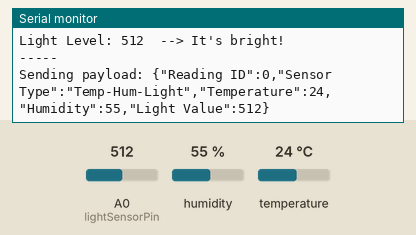
Recording of a sketch running on a simulated ESP8266 (NodeMCU). Shown: the last lines printed to the serial monitor. Inputs (shaded band) come from the test bench; at power-on: humidity 55 %, A0 (lightSensorPin) = 512, temperature 24 °C. WiFi joins after 1.5 s; servers stay silent unless stated; network time is answered at once with the bench clock; the local clock reads 2024-03-15 10:24:30 at power-on unless the sketch sets it; no MQTT or app messages arrive unless stated.

Above: at 3.3 s.
3.4 s: humidity set to 88 %
At 8.6 s:
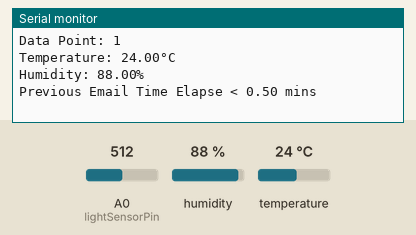
15.5 s: A0 (lightSensorPin) set to 240
At 22.0 s:
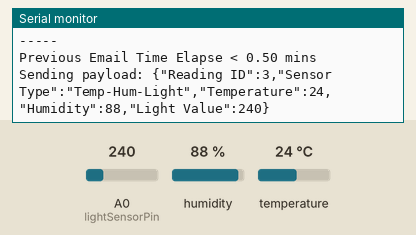
27.6 s: temperature set to 12 °C
At 32.6 s:
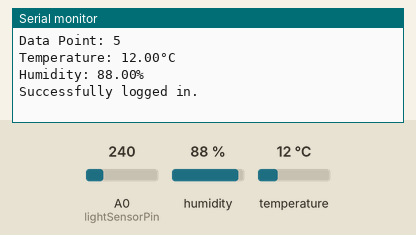
34.2 s: A0 (lightSensorPin) set to 260
At 40.5 s:
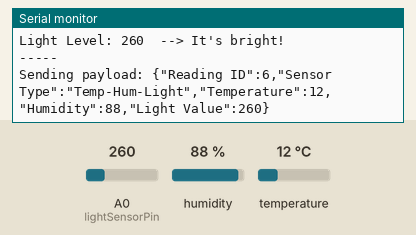
40.8 s: humidity set to 22 %
At 45.1 s:
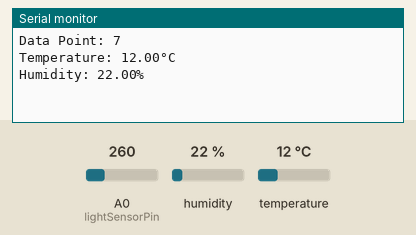
Timing chart, 0 to 46.6 s (numbered marks = the images above; inputs shaded):
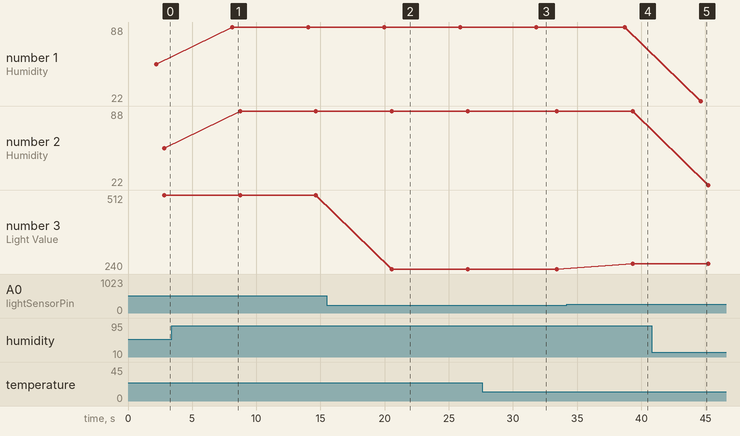

Measured:
- after the input at 3.4 s, the serial monitor: prints a new line after 4.7 s (image 1)
- after the input at 15.5 s, the serial monitor: prints a new line after 5.1 s (image 2)
- after the input at 27.6 s, the serial monitor: prints a new line after 4.2 s (image 3)
- after the input at 34.2 s, the serial monitor: prints a new line after 5.1 s (image 4)
- after the input at 40.8 s, the serial monitor: prints a new line after 3.8 s (image 5)
- plotted number 1: 55 → 88 after the input at 3.4 s, 88 → 22 after the input at 40.8 s
- plotted number 2: 55 → 88 after the input at 3.4 s, 88 → 22 after the input at 40.8 s
- plotted number 3: 512 → 240 after the input at 15.5 s, 240 → 260 after the input at 34.2 s

The sketch:

EE4002D_DHT11_LightSensor_thingsboard_SMTP_GitOTA.ino
```cpp
#include <Adafruit_Sensor.h>
#include <DHT.h>
#include <DHT_U.h>

// Email & Time Libs
#include <ESP8266WiFi.h>
#include <ESP_Mail_Client.h>
#include <ArduinoJson.h>
#include <WiFiUdp.h>
#include <NTPClient.h>

// thingsboard MQTT
#include <PubSubClient.h>

// Github OTA
#include <ESP8266HTTPClient.h>
#include <ESP8266httpUpdate.h>
#include <WiFiClientSecure.h>
#include <CertStoreBearSSL.h>

// OTA versioning
const String FirmwareVer={"1.0"};   // Update here & bin_version.txt accordingly
#define URL_fw_Version "https://raw.githubusercontent.com/programmer131/ESP8266_ESP32_SelfUpdate/master/esp32_ota/bin_version.txt"
#define URL_fw_Bin "https://raw.githubusercontent.com/programmer131/ESP8266_ESP32_SelfUpdate/master/esp32_ota/fw.bin"
const char* host = "raw.githubusercontent.com";
const int httpsPort = 443;

// DigiCert High Assurance EV Root CA
// Take from https://www.digicert.com/kb/digicert-root-certificates.htm
const char trustRoot[] PROGMEM = R"EOF(
-----BEGIN CERTIFICATE-----
MIIDxTCCAq2gAwIBAgIQAqxcJmoLQJuPC3nyrkYldzANBgkqhkiG9w0BAQUFADBs
MQswCQYDVQQGEwJVUzEVMBMGA1UEChMMRGlnaUNlcnQgSW5jMRkwFwYDVQQLExB3
d3cuZGlnaWNlcnQuY29tMSswKQYDVQQDEyJEaWdpQ2VydCBIaWdoIEFzc3VyYW5j
ZSBFViBSb290IENBMB4XDTA2MTExMDAwMDAwMFoXDTMxMTExMDAwMDAwMFowbDEL
MAkGA1UEBhMCVVMxFTATBgNVBAoTDERpZ2lDZXJ0IEluYzEZMBcGA1UECxMQd3d3
LmRpZ2ljZXJ0LmNvbTErMCkGA1UEAxMiRGlnaUNlcnQgSGlnaCBBc3N1cmFuY2Ug
RVYgUm9vdCBDQTCCASIwDQYJKoZIhvcNAQEBBQADggEPADCCAQoCggEBAMbM5XPm
+9S75S0tMqbf5YE/yc0lSbZxKsPVlDRnogocsF9ppkCxxLeyj9CYpKlBWTrT3JTW
PNt0OKRKzE0lgvdKpVMSOO7zSW1xkX5jtqumX8OkhPhPYlG++MXs2ziS4wblCJEM
xChBVfvLWokVfnHoNb9Ncgk9vjo4UFt3MRuNs8ckRZqnrG0AFFoEt7oT61EKmEFB
Ik5lYYeBQVCmeVyJ3hlKV9Uu5l0cUyx+mM0aBhakaHPQNAQTXKFx01p8VdteZOE3
hzBWBOURtCmAEvF5OYiiAhF8J2a3iLd48soKqDirCmTCv2ZdlYTBoSUeh10aUAsg
EsxBu24LUTi4S8sCAwEAAaNjMGEwDgYDVR0PAQH/BAQDAgGGMA8GA1UdEwEB/wQF
MAMBAf8wHQYDVR0OBBYEFLE+w2kD+L9HAdSYJhoIAu9jZCvDMB8GA1UdIwQYMBaA
FLE+w2kD+L9HAdSYJhoIAu9jZCvDMA0GCSqGSIb3DQEBBQUAA4IBAQAcGgaX3Nec
nzyIZgYIVyHbIUf4KmeqvxgydkAQV8GK83rZEWWONfqe/EW1ntlMMUu4kehDLI6z
eM7b41N5cdblIZQB2lWHmiRk9opmzN6cN82oNLFpmyPInngiK3BD41VHMWEZ71jF
hS9OMPagMRYjyOfiZRYzy78aG6A9+MpeizGLYAiJLQwGXFK3xPkKmNEVX58Svnw2
Yzi9RKR/5CYrCsSXaQ3pjOLAEFe4yHYSkVXySGnYvCoCWw9E1CAx2/S6cCZdkGCe
vEsXCS+0yx5DaMkHJ8HSXPfqIbloEpw8nL+e/IBcm2PN7EeqJSdnoDfzAIJ9VNep
+OkuE6N36B9K
-----END CERTIFICATE-----
)EOF";
X509List cert(trustRoot);

// DHT Pin settings
// ESP8266 note: use pins 3, 4, 5, 12, 13 or 14
#define DHTPIN 5     // Digital GPIO pin connected to the DHT sensor
#define DHTTYPE    DHT11     // DHT 11

DHT_Unified dht(DHTPIN, DHTTYPE);

// Light Sensor (Photoresistor) Pin settings
const int lightSensorPin = A0;

const int short_delay = 300; // Use const for constants
const int long_delay = 5000; // Use const for constants
unsigned long previousMillis = 0; // Stores the last time the function was executed
const long interval = 30000; // 5 minutes in milliseconds (5 * 60 * 1000) = 300000

unsigned int readingId = 0;   // Data Msg Counter

// Temp/Hum/Light global variables
float temp = 0.0;
float hum = 0.0;
int light = 0;
const float tempThresh = 35.00;
const float humThresh = 85.00;
const int lightThresh = 250;
bool temp_flag = false;
bool hum_flag = false;

// ThingsBoard MQTT credentials
const char* mqtt_server = "mqtt.thingsboard.cloud";
const char* access_token = "kkt76ry15dl4cbf0edtf";
const char* telemetry_topic = "v1/devices/me/telemetry";
const char* attributes_topic = "v1/devices/me/attributes";
const char* clientId = "f5fec8a0-ed40-11ef-84d4-27bdd494c932";

// ----------------------------------------------------------------------------
#define WIFI_SSID "Here"     // CHANGE IT
#define WIFI_PASSWORD "passwordishere?"  // CHANGE IT

// the sender email credentials
#define SENDER_EMAIL "stockalertim@gmail.com" // CHANGE IT
#define SENDER_PASSWORD "qipe knqm hjzr azvh"  // CHANGE IT to your Google App password

// #define RECIPIENT_EMAIL "e0725941@u.nus.edu" // CHANGE IT
#define RECIPIENT_EMAIL "stockalertim@gmail.com" // CHANGE IT

#define SMTP_HOST "smtp.gmail.com"
#define SMTP_PORT 587

// Replace with time zone offset in seconds
const long utcOffsetInSeconds = 8 * 3600;  // Example: UTC +3 hours

// Email & Time Instance
SMTPSession smtp;
WiFiUDP ntpUDP;
NTPClient timeClient(ntpUDP, "pool.ntp.org", utcOffsetInSeconds);

// MQTT Client Instance
WiFiClient espClient;   // For secure WiFi SSL/TLS connection
WiFiClientSecure secureClient;
PubSubClient client(espClient);


// ----------------------------------------------------------------------------
void initWiFi() {
  WiFi.begin(WIFI_SSID, WIFI_PASSWORD);

  Serial.print("Connecting to Wi-Fi");

  while (WiFi.status() != WL_CONNECTED) {
    Serial.print(".");
    delay(300);
  }
  Serial.println("\n~~~~~WiFi Connected~~~~~");
  Serial.print("Connected with IP: ");
  Serial.println(WiFi.localIP());
}


// ----------------------------------------------------------------------------
// MQTT Connection, Send, Reconnection
void initMQTT() {
    if (!client.connected()) {
      reconnectMQTT();
    }
    client.loop();
}

void reconnectMQTT() {
    while (!client.connected()) {
        Serial.print("Connecting to ThingsBoard... ");
        if (client.connect(clientId, access_token, NULL)) {
            Serial.println("Connected!");
            client.subscribe("v1/devices/me/rpc/request/+");
        } else {
            Serial.print("Failed, rc=");
            Serial.print(client.state());
            Serial.println(" Trying again in 5 seconds...");
            delay(5000);
        }
    }
}

void sendTelemetry(float temp, float hum, float light) {
  // JSON document to hold the data
  DynamicJsonDocument doc(1024);
  doc["Reading ID"] = readingId;
  doc["Sensor Type"] = "Temp-Hum-Light";
  doc["Temperature"] = temp;
  doc["Humidity"] = hum;
  doc["Light Value"] = light;

  // Send JSON data to ThingsBoard
  String payload;
  serializeJson(doc, payload);
  // String payload = "{\"Temperature\": " + String(temp) + ", \"Humidity\": " + String(hum) + ", \"Light Value\": " + String(light) + "}";
  Serial.print("Sending payload: ");
  Serial.println(payload);

  client.publish(telemetry_topic, payload.c_str());

  delay(short_delay);
}

// Don't need for this, as no callback is required in this
// void on_message(char* topic, byte* payload, unsigned int length) {
//     Serial.print("Message arrived on topic: ");
//     Serial.println(topic);
// }


// ----------------------------------------------------------------------------
// Init SMTP Callback
void gmail_send(String subject, String textMsg) {
  // set the network reconnection option
  MailClient.networkReconnect(true);

  smtp.debug(1);

  smtp.callback(smtpCallback);
  Session_Config config;

  // set the session config
  config.server.host_name = SMTP_HOST;
  config.server.port = SMTP_PORT;
  config.login.email = SENDER_EMAIL;
  config.login.password = SENDER_PASSWORD;
  config.login.user_domain = F("127.0.0.1");
  config.time.ntp_server = F("pool.ntp.org,time.nist.gov");
  config.time.gmt_offset = 3;
  config.time.day_light_offset = 0;

  // declare the message class
  SMTP_Message message;

  // set the message headers
  message.sender.name = F("ESP8266");
  message.sender.email = SENDER_EMAIL;
  message.subject = subject;
  message.addRecipient(F("To Whom It May Concern"), RECIPIENT_EMAIL);

  message.text.content = textMsg;
  message.text.transfer_encoding = "base64";
  message.text.charSet = F("utf-8");
  message.priority = esp_mail_smtp_priority::esp_mail_smtp_priority_low;

  // set the custom message header
  message.addHeader(F("Message-ID: <abcde.fghij@gmail.com>"));

  // connect to the server
  if (!smtp.connect(&config, &secureClient)) {  // Pass wifiClient here
    Serial.printf("Connection error, Status Code: %d, Error Code: %d, Reason: %s\n", smtp.statusCode(), smtp.errorCode(), smtp.errorReason().c_str());
    return;
  }

  if (!smtp.isLoggedIn()) {
    Serial.println("Not yet logged in.");
  } else {
    if (smtp.isAuthenticated())
      Serial.println("Successfully logged in.");
    else
      Serial.println("Connected with no Auth.");
  }

  // start sending Email and close the session
  if (!MailClient.sendMail(&smtp, &message))
    Serial.printf("Error, Status Code: %d, Error Code: %d, Reason: %s\n", smtp.statusCode(), smtp.errorCode(), smtp.errorReason().c_str());
}

// callback function to get the Email sending status
void smtpCallback(SMTP_Status status) {
  // Serial.println(status.info());

  // print the sending result
  if (status.success()) {
    Serial.println("----------------");
    Serial.printf("Email sent success: %d\n", status.completedCount());
    Serial.printf("Email sent failed: %d\n", status.failedCount());
    Serial.println();

    for (size_t i = 0; i < smtp.sendingResult.size(); i++) {
      SMTP_Result result = smtp.sendingResult.getItem(i);   // get the result item

      Serial.printf("Status: %s\n", result.completed ? "success" : "failed");
      // Serial.printf("Date/Time: %s\n", MailClient.Time.getDateTimeString(result.timestamp, "%B %d, %Y %H:%M:%S").c_str());   //5 Hour lag
      Serial.printf("Recipient: %s\n", result.recipients.c_str());
      Serial.printf("Subject: %s\n", result.subject.c_str());
    }
    Serial.println("----------------\n");

    // free the memory
    smtp.sendingResult.clear();
  }
}


// ----------------------------------------------------------------------------
// Initialise Sensor
void initSensor() {
  pinMode(lightSensorPin, INPUT);
  dht.begin();

  // Print temperature sensor details.
  sensor_t sensor;

  dht.temperature().getSensor(&sensor);
  Serial.println(F("------------------------------------"));
  Serial.println(F("Temperature Sensor"));
  Serial.print  (F("Sensor Type: ")); Serial.println(sensor.name);
  Serial.print  (F("Driver Ver:  ")); Serial.println(sensor.version);
  Serial.print  (F("Unique ID:   ")); Serial.println(sensor.sensor_id);
  Serial.print  (F("Max Value:   ")); Serial.print(sensor.max_value); Serial.println(F("°C"));
  Serial.print  (F("Min Value:   ")); Serial.print(sensor.min_value); Serial.println(F("°C"));
  Serial.print  (F("Resolution:  ")); Serial.print(sensor.resolution); Serial.println(F("°C"));
  Serial.println(F("------------------------------------"));
  delay(short_delay);

  // Print humidity sensor details.
  dht.humidity().getSensor(&sensor);
  Serial.println(F("Humidity Sensor"));
  Serial.print  (F("Sensor Type: ")); Serial.println(sensor.name);
  Serial.print  (F("Driver Ver:  ")); Serial.println(sensor.version);
  Serial.print  (F("Unique ID:   ")); Serial.println(sensor.sensor_id);
  Serial.print  (F("Max Value:   ")); Serial.print(sensor.max_value); Serial.println(F("%"));
  Serial.print  (F("Min Value:   ")); Serial.print(sensor.min_value); Serial.println(F("%"));
  Serial.print  (F("Resolution:  ")); Serial.print(sensor.resolution); Serial.println(F("%"));
  Serial.println(F("------------------------------------"));
  delay(short_delay);
}


// ----------------------------------------------------------------------------
// Sensor Readings
sensors_event_t tempEvent, humEvent; // Declare tempEvent and humEvent globally

void DHTSensorRead() {
  unsigned long currentMillis = millis();

  dht.temperature().getEvent(&tempEvent);
  dht.humidity().getEvent(&humEvent);

  if (isnan(tempEvent.temperature)) {
      Serial.println(F("Error reading temperature!"));
  } else {
    temp_flag = true;
    temp = tempEvent.temperature;  // Store the value in global variable
  }

  if (isnan(humEvent.relative_humidity)) {
      Serial.println(F("Error reading humidity!"));
  } else {
    hum_flag = true;
    hum = humEvent.relative_humidity;  // Store the value in global variable
  }

  // For Debugging Purposes
  if (temp_flag && hum_flag) {
    Serial.print("Data Point: ");
    Serial.println(readingId);
    Serial.print(F("Temperature: "));
    Serial.print(temp);
    Serial.println(F("°C"));
    Serial.print(F("Humidity: "));
    Serial.print(hum);
    Serial.println(F("%"));
  }

  // Email Data Send
  if (temp >= tempThresh || hum >= humThresh) {
    String subject = "Email Notification from Temp/Hum Sensor - ESP8266";
    String textMsg = "This is an email sent from ESP8266.\n";
    if (temp >= tempThresh && hum < humThresh) {
      textMsg += "The TEMPERATURE exceeded threshold: " + String(tempThresh) + "°C\n";
      textMsg += "Current temperature: " + String(temp) + "°C\n";
    }
    if (temp < tempThresh && hum >= humThresh) {
      textMsg += "The HUMIDITY exceeded threshold: " + String(humThresh) + "%\n";
      textMsg += "Current humidity: " + String(hum) + "%\n";
    }
    if (temp >= tempThresh && hum >= humThresh) {
      textMsg += "Both TEMPERATURE and HUMIDITY exceeded threshold: " + String(tempThresh) + "°C  | " + String(humThresh) + "%\n";
      textMsg += "Current temperature: " + String(temp) + "°C\n";
      textMsg += "Current humidity: " + String(hum) + "%\n";
    }
    textMsg += "Time Recorded: " + timeClient.getFormattedTime();

    // Prevent Email Spam
    if (currentMillis - previousMillis >= interval) {
      previousMillis = currentMillis; // Update the previous time
      gmail_send(subject, textMsg);
    }
    Serial.printf("Previous Email Time Elapse < %.2f mins\n", interval / 60000.0);
  }
  delay(short_delay);
}

void LightSensorRead() {
  light = analogRead(lightSensorPin); // Read the analog value (0 [dark]-4095 [bright]) from the light sensor
  unsigned long currentMillis = millis();

  Serial.print("Light Level: ");
  Serial.print(light);

  if (light < lightThresh) {
    Serial.println("  --> It's dark!");
  } else {
    Serial.println("  --> It's bright!");
  }
  Serial.println("-----");

  // Email Data Send
  if (light <= lightThresh) {
    String subject = "Email Notification from Temp/Hum Sensor - ESP8266";
    String textMsg = "This is an email sent from ESP8266.\n";
    textMsg += "The LIGHT sensor detected darkness below threshold: ";
    textMsg += String(lightThresh) + "\n";
    textMsg += "Current value: " + String(light) + "\n";
    textMsg += "Time Recorded: " + timeClient.getFormattedTime();

    // Prevent Email Spam
    if (currentMillis - previousMillis >= interval) {
      previousMillis = currentMillis; // Update the previous time
      gmail_send(subject, textMsg);
    }
    Serial.printf("Previous Email Time Elapse < %.2f mins\n", interval / 60000.0);
  }
}


void setup() {
  Serial.begin(115200);

  initSensor();
  initWiFi();

  // Email SSL/TLS security
  secureClient.setInsecure();

  //thingsbaord server setup
  client.setServer(mqtt_server, 1883);
  // client.setCallback(on_message);

  timeClient.begin(); // Initialise NTPClient
}


void loop() {
  initMQTT();

  timeClient.update();  // Update timeClient to fetch current time

  DHTSensorRead();
  delay(short_delay);   // Wait for a short period before the next reading
  LightSensorRead();

  sendTelemetry(temp, hum, light);  // Sends every 5 secs because of long_delay

  readingId++;
  delay(long_delay);
}
```
